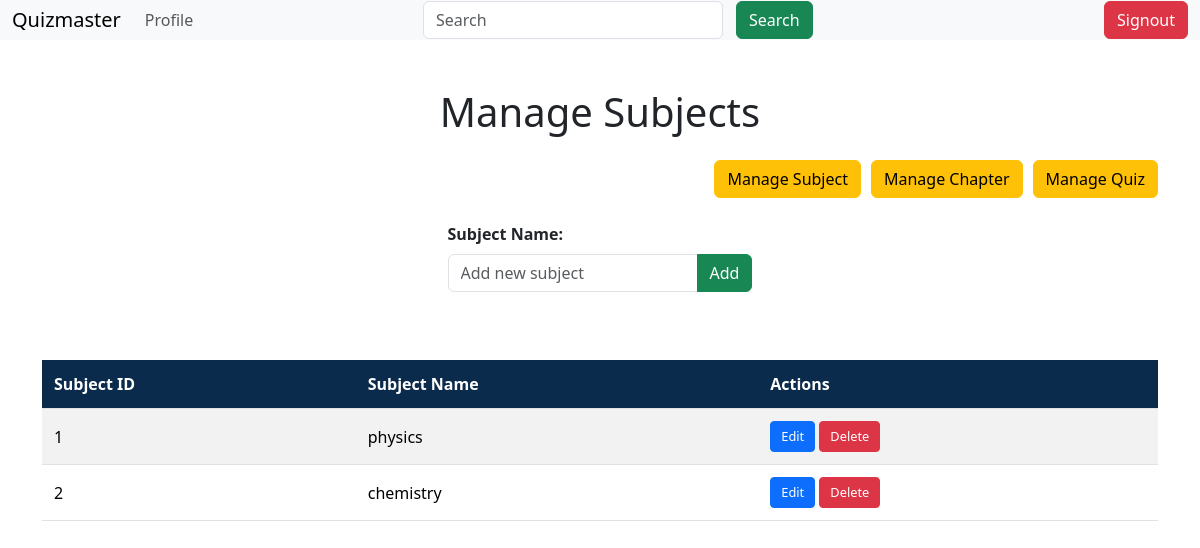
Before: /admin_subjects (signed in) with the older database file.
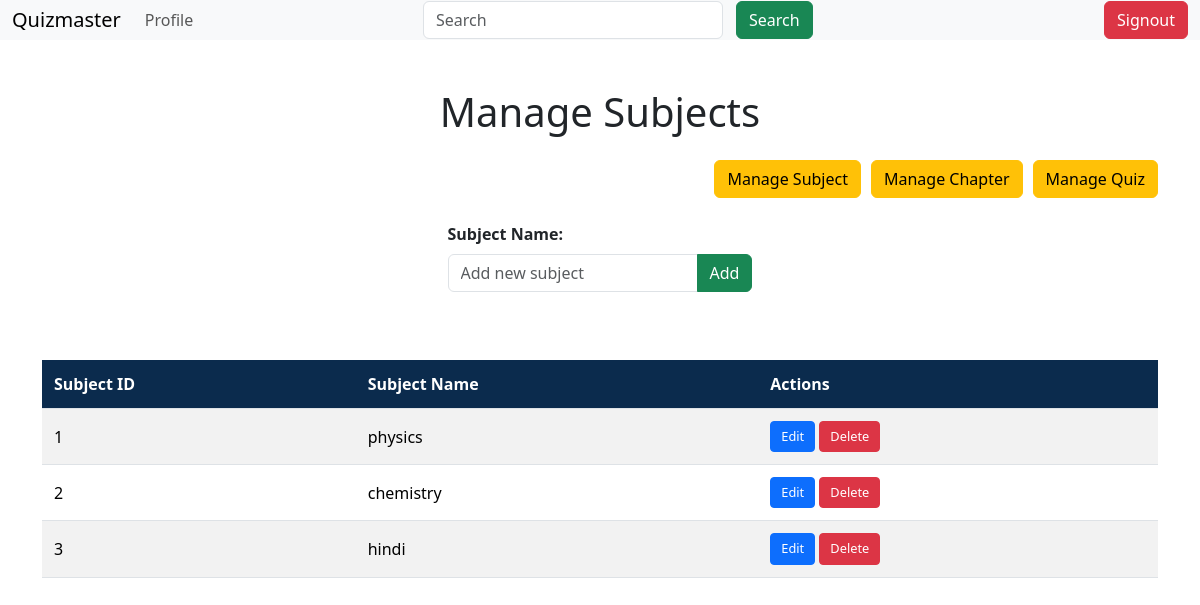
After: the same page with the newer database file.
### models/models.py (models this page shows)
class Subject(db.Model):
    __tablename__ = "subject"
    id = db.Column(db.Integer, primary_key=True)
    name = db.Column(db.String(30), unique=True, nullable=False)
    description = db.Column(db.String(100))
    chapters = db.relationship('Chapter', backref='subject', lazy=True, cascade='all, delete')

### controllers/routes.py (the view, shortened to what this page needs)
@app.route('/admin_subjects', methods=['GET', 'POST'])
@authcheck
@admin_required
def admin_subjects():
    subjects = Subject.query.all()
    return render_template('admin_subjects.html', subjects=subjects)

### controllers/routes.py (called while the page is built)
def authcheck(func):
    @wraps(func)
    def wrapper(*args, **kwargs):
        if 'user_id' not in session:
            flash('Please login to access this page')
            return redirect(url_for('login'))
        return func(*args, **kwargs)
    return wrapper

def admin_required(func):
    @wraps(func)
    def inner(*args,**kwargs):
        if 'user_id' not in session:
            flash('you need to login first')
            return redirect(url_for(login))
        user=User.query.get(session['user_id'])
        if not user.isadmin:
            flash ('You are not authorized to view this page','danger')
            return redirect(url_for('home'))
        return func(*args,**kwargs)
    return inner

### templates/admin_subjects.html (shortened to what this page needs)
{% extends "layout.html" %}
{% block content %}
    {% include 'navbar.html' %}
    <div class="container mt-5">
        <h1 class="text-center mb-4">Manage Subjects</h1>
        <div class="button-container mb-4">
            <a href="{{ url_for('admin_subjects') }}" class="btn btn-warning">Manage Subject</a>
            <a href="{{ url_for('admin_chapters') }}" class="btn btn-warning">Manage Chapter</a>
            <a href="{{ url_for('admin_quiz') }}" class="btn btn-warning">Manage Quiz</a>
        </div>
        <div class="form-container mb-5">
            <form method="POST" class="form-inline">
                <div class="form-group">
                    <label for="subject_name" class="form-label"><strong>Subject Name:</strong></label>
                    <div class="input-group">
                        <input type="text" id="subject_name" name="subject_name" class="form-control" placeholder="Add new subject" required>
                        <button type="submit" class="btn btn-success">Add</button>
                    </div>
                </div>
            </form>
        </div>
        <div class="table-responsive">
            <table class="table table-striped" id="subjtable">
                <thead>
                    <tr>
                        <th>Subject ID</th>
                        <th>Subject Name</th>
                        <th>Actions</th>
                    </tr>
                </thead>
                <tbody>
                    {% for subject in subjects %}
                    <tr>
                        <td>{{ subject.id }}</td>
                        <td>{{ subject.name }}</td>
                        <td>
                            <a href="{{ url_for('edit_subject', id=subject.id) }}" class="btn btn-primary btn-sm">
                                Edit
                            </a>
                            <form action="{{ url_for('delete_subject', id=subject.id) }}" style="display:inline;">
                                <button type="submit" class="btn btn-danger btn-sm"onclick="return confirm('Are you sure? This action cannot be undone!');">Delete</button>
                            </form>
                        </td>
                    </tr>
                    {% endfor %}
                </tbody>
            </table>
        </div>
    </div>
{% endblock %}

Changed rows visible on the page:
added Subject: id "3", name "hindi"
